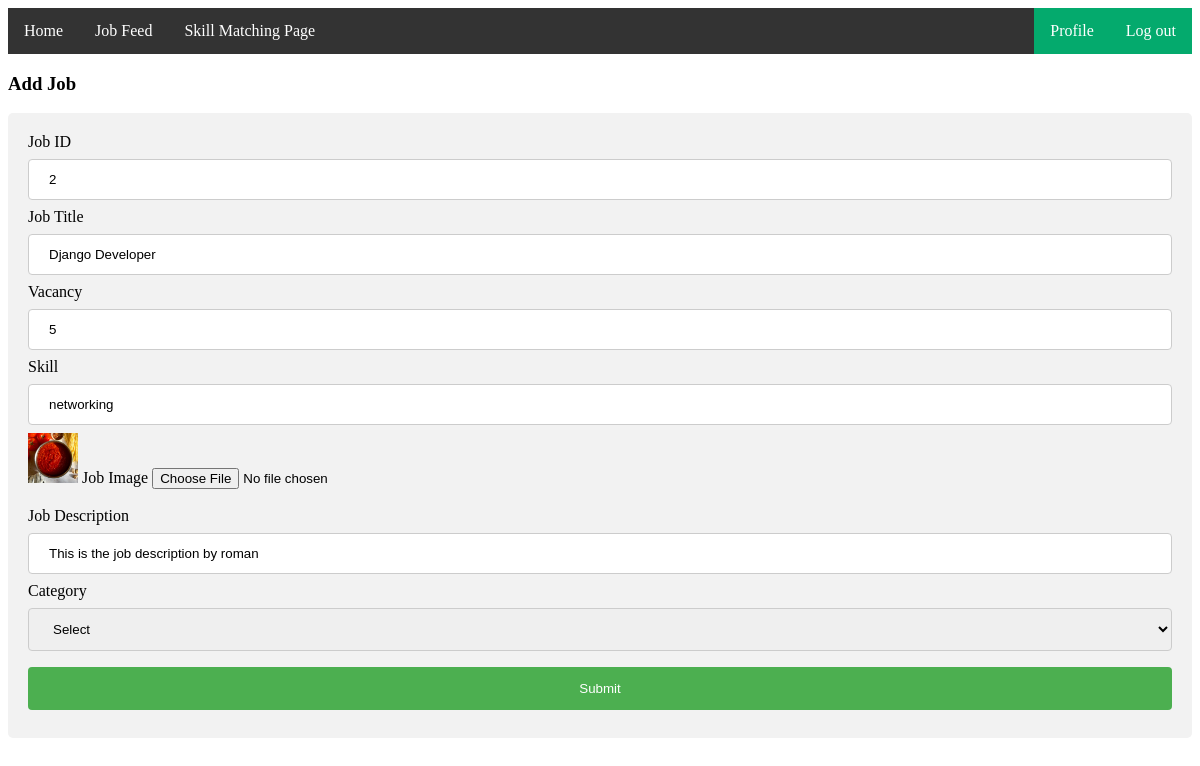
Page /editJob/2 on the committed database.
### myApp/models.py (models this page shows, shortened)
class JobModel(models.Model):
    CATEGORY=[
        ('full_time','Full Time'),
        ('part_time','Part Time'),
    ]
    SKILLS=[
        ('programming','Programming'),
        ('networking','Networking'),
        ('graphics_design','Graphics Design'),
        ('cyber_security','Cyber Security'),
    ]
    skills=models.CharField(choices=SKILLS,max_length=100,null=True)
    user = models.ForeignKey(customUser, on_delete=models.CASCADE)
    title = models.CharField(max_length=200)
    openings = models.PositiveIntegerField()
    category=models.CharField(choices=CATEGORY,max_length=100,null=True)
    description = models.TextField()
    Job_Image=models.ImageField(upload_to='Media/Job_Image',null=True)

### myProject/views.py (the view, shortened to what this page needs)
# urls.py: path("editJob/<str:job_id>", editJob, name="editJob"),
def editJob(request,job_id):
    jobs=JobModel.objects.get(id=job_id)
    context={
        'jobs':jobs
    }
    return render(request,"editJob.html",context)

### Template/editJob.html (shortened to what this page needs)
{% extends 'base.html' %}
{% block body %}
<!DOCTYPE html>
<html>
<body>
<h3>Add Job</h3>
<div>
  <form action=" " method="POST" enctype="multipart/form-data">
    <label for="fname">Job ID</label>
    <input type="text" value="{{jobs.id}}" id="fname" name="j_id" >
    <label for="fname">Job Title</label>
    <input type="text" id="fname" value="{{jobs.title}}" name="job_title" >
    <label for="lname">Vacancy</label>
    <input type="text" value="{{jobs.openings}}" id="lname" name="vacancy" >
    <label for="lname">Skill</label>
    <input type="text" value="{{jobs.skills}}" id="lname" name="skill" >
    <img src="/{{jobs.Job_Image}}" height="50px" alt="">
    <label for="lname">Job Image</label>
    <input type="file"  id="lname" name="Job_Image" >
    <br><br>
    <label for="lname">Job Description</label>
    <input type="text" value="{{jobs.description}}" id="lname" name="description" >
    <label for="country">Category</label>
    <select id="country" name="category">
      <option value="">Select</option>
    </select>
    <input type="submit" value="Submit">
  </form>
</div>
</body>
</html>
{% endblock body %}

### Template/editJob.html (style rules this page uses)
input[type=text], select { width: 100%; padding: 12px 20px; margin: 8px 0; display: inline-block; border: 1px solid #ccc; border-radius: 4px; box-sizing: border-box; }
input[type=submit] { width: 100%; background-color: #4CAF50; color: white; padding: 14px 20px; margin: 8px 0; border: none; border-radius: 4px; cursor: pointer; }
div { border-radius: 5px; background-color: #f2f2f2; padding: 20px; }

### rows in the picture
JobModel: j_id "2", job_title "Django Developer", vacancy "5", skill "networking", Job_Image (picture), description "This is the job description by roman"
